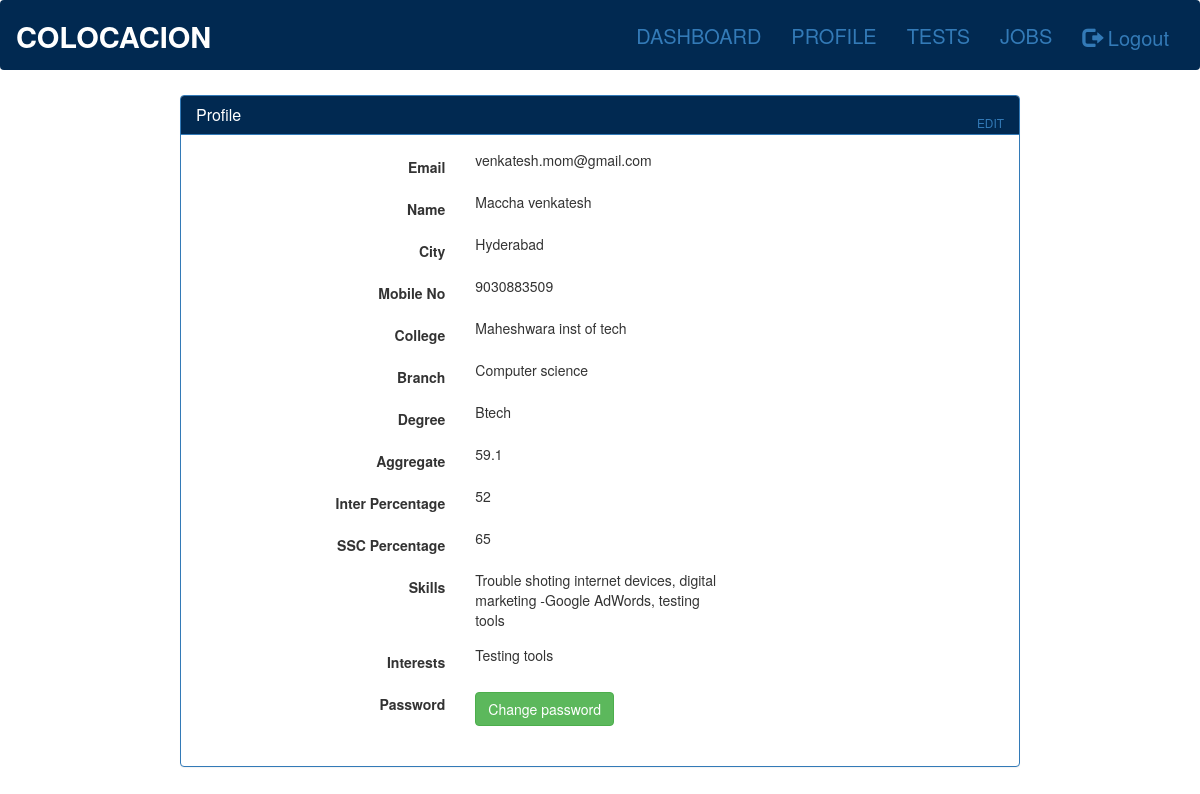
Page /users/profile/ (signed in) on the committed database.
### accounts/models.py (models this page shows, shortened)
class UserDetails(models.Model):
	email = models.EmailField(max_length=200, primary_key=True, blank=False)
	name = models.CharField(max_length=200, blank=False)
	password = models.CharField(max_length=100)
	city = models.CharField(max_length=200)
	mobile_num = models.CharField(max_length=15)

class UserProfile(models.Model):
	DEGREE = (
        ('Btech', 'Btech'),
        ('Bcom', 'Bcom'),
        ('Bsc', 'Bsc'),
        ('Mtech', 'Mtech'),
        ('Msc', 'Msc'),
        ('BA','BA'),
        ('MBA','MBA'),
        ('BBA', 'BBA'),
    )
	email = models.ForeignKey(UserDetails, on_delete=models.CASCADE)
	college_name = models.CharField(max_length=200)
	branch = models.CharField(max_length=15)
	degree = models.CharField(max_length=10, choices=DEGREE)
	degree_percent = models.CharField(max_length=5)
	inter_percent = models.CharField(max_length=5)
	ssc_percent = models.CharField(max_length=5)
	skills = models.CharField(max_length=300)
	interests = models.CharField(max_length=300)

### users/views.py (the view)
def profile(request):
	if 'email' in request.session:
		userdetails = UserDetails.objects.get(email=request.session['email'])
		userprofile = UserProfile.objects.get(email=request.session['email'])
		return render(request, 'users/profile.html', {'form1':userdetails, 'form2':userprofile})
	else:
		return redirect('/accounts/login')

### users/templates/users/profile.html (shortened to what this page needs)
{% extends 'users/base.html' %}
{% block content %}
<div class="panel panel-primary "  style="margin-top:5px;margin-left:180px;margin-right:180px;" class="mainbox col-md-4 col-md-offset-4 col-sm-8 col-sm-offset-2">
	<div class="panel-heading" style="background-color:#012951">
        	<h3 class="panel-title">Profile</h3>
			 <div style="float:right; font-size: 85%; position: relative; top:-10px;color:white"><a id="signinlink" href="{% url 'users:profileedit' %}">EDIT</a></div>
	</div>
	<div class="panel-body">
        <form id="signupform" class="form-horizontal" role="form" >{% csrf_token %}
                                <div class="form-group ">
                                    <label for="email" class="col-md-4 control-label">Email</label>
                                    <div class="col-md-4">
                                       {{form1.email}}
                                    </div>
                                </div>
								  <div class="form-group">
                                    <label for="name" class="col-md-4 control-label">Name</label>
                                    <div class="col-md-4">
                                        {{form1.name}}
                                    </div>
                                </div>
                                    <div class="form-group">
                                    <label for="city" class="col-md-4 control-label">City</label>
                                    <div class="col-md-4">
                                        {{form1.city}}
                                    </div>
                                </div>
								 <div class="form-group">
                                    <label for="mobileno" class="col-md-4 control-label">Mobile No</label>
                                    <div class="col-md-4">
                                        {{form1.mobile_num}}
                                    </div>
                                </div>
								 <div class="form-group">
                                    <label for="clgname" class="col-md-4 control-label">College</label>
                                    <div class="col-md-4">
                                        {{form2.college_name}}
                                    </div>
                                </div>
								<div class="form-group">
                                    <label for="clgname" class="col-md-4 control-label">Branch</label>
                                    <div class="col-md-4">
                                      {{form2.branch}}
                                    </div>
                                </div>
								<div class="form-group">
                                    <label for="degree" class="col-md-4 control-label">Degree</label>
                                    <div class="col-md-4">
                                       {{form2.degree}}
                                    </div>
                                </div>
								<div class="form-group">
                                    <label for="degreepercent" class="col-md-4 control-label">Aggregate</label>
                                    <div class="col-md-4">
                                       {{form2.degree_percent}}
                                    </div>
                                </div>
								<div class="form-group">
                                    <label for="interpercent" class="col-md-4 control-label">Inter Percentage</label>
                                    <div class="col-md-4">
                                        {{form2.inter_percent}}
                                    </div>
                                </div>
								<div class="form-group">
                                    <label for="sscpercent" class="col-md-4 control-label">SSC  Percentage</label>
                                    <div class="col-md-4">
                                       {{form2.ssc_percent}}
                                    </div>
                                </div>
								                                                                <div class="form-group">
                                    <label for="skills" class="col-md-4 control-label">Skills</label>
                                    <div class="col-md-4">
                                      {{form2.skills}}
                                    </div>
                                </div>
                                 <div class="form-group">
                                    <label for="interests" class="col-md-4 control-label">Interests</label>
                                    <div class="col-md-4">
                                        {{form2.interests}}
                                    </div>
                                </div>
                                <div class="form-group">
                                    <label for="experience" class="col-md-4 control-label">Password</label>
                                    <div class="col-md-4">
                                        <button button type="button" class="btn btn-success" onclick="location.href='{% url 'users:changepassword' %}'">Change password</button>
                                    </div>
                                </div>
	</div>
                              </div>
{% endblock %}

### users/static/users/tests.css (style rules this page uses)
.btn { margin-top: 5px; margin-bottom:10px; }

### rows in the picture
UserDetails: email "venkatesh.mom@gmail.com", name "Maccha venkatesh", city "Hyderabad", mobile_num "9030883509"
UserProfile: college_name "Maheshwara inst of tech", branch "Computer science", degree "Btech", degree_percent "59.1", inter_percent "52", ssc_percent "65", skills "Trouble shoting internet devices, digital marketing -Google AdWords, testing tools", interests "Testing tools"
